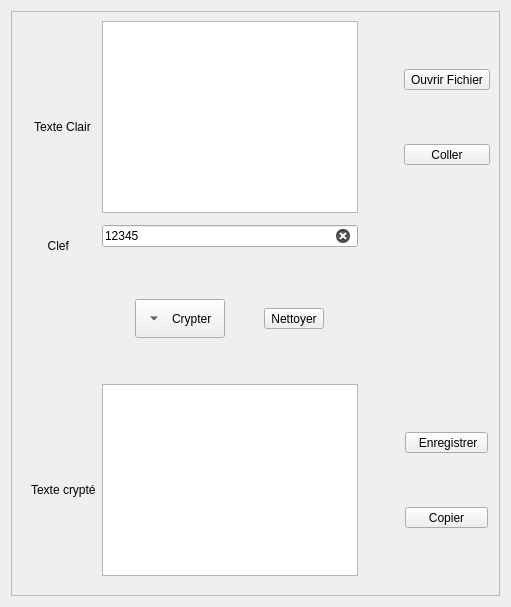
      <widget class="QWidget" name="tab_3">
       <attribute name="icon">
        <iconset resource="1.qrc">
         <normaloff>:/images/images/che.png</normaloff>:/images/images/che.png</iconset>
       </attribute>
       <attribute name="title">
        <string/>
       </attribute>
       <layout class="QVBoxLayout" name="verticalLayout_5">
        <item>
         <widget class="QFrame" name="frame_3">
          <property name="frameShape">
           <enum>QFrame::StyledPanel</enum>
          </property>
          <property name="frameShadow">
           <enum>QFrame::Plain</enum>
          </property>
          <property name="lineWidth">
           <number>3</number>
          </property>
          <property name="midLineWidth">
           <number>3</number>
          </property>
          <layout class="QVBoxLayout" name="verticalLayout_4">
           <property name="sizeConstraint">
            <enum>QLayout::SetDefaultConstraint</enum>
           </property>
           <item>
            <layout class="QGridLayout" name="gridLayout_17">
             <property name="leftMargin">
              <number>10</number>
             </property>
             <item row="0" column="0">
              <layout class="QGridLayout" name="gridLayout_18">
               <item row="2" column="0">
                <widget class="QLabel" name="label_13">
                 <property name="text">
                  <string> Texte Clair</string>
                 </property>
                </widget>
               </item>
               <item row="3" column="0">
                <spacer name="verticalSpacer_13">
                 <property name="orientation">
                  <enum>Qt::Vertical</enum>
                 </property>
                 <property name="sizeHint" stdset="0">
                  <size>
                   <width>20</width>
                   <height>40</height>
                  </size>
                 </property>
                </spacer>
               </item>
               <item row="0" column="0">
                <spacer name="verticalSpacer_14">
                 <property name="orientation">
                  <enum>Qt::Vertical</enum>
                 </property>
                 <property name="sizeHint" stdset="0">
                  <size>
                   <width>20</width>
                   <height>40</height>
                  </size>
                 </property>
                </spacer>
               </item>
               <item row="1" column="0">
                <widget class="QLabel" name="label_14">
                 <property name="text">
                  <string/>
                 </property>
                 <property name="pixmap">
                  <pixmap resource="1.qrc">:/images/images/text-plain-icon.png</pixmap>
                 </property>
                </widget>
               </item>
              </layout>
             </item>
             <item row="6" column="3">
              <layout class="QGridLayout" name="gridLayout_19">
               <item row="0" column="0">
                <widget class="QToolButton" name="toolButton_15">
                 <property name="text">
                  <string>  Enregistrer </string>
                 </property>
                 <property name="icon">
                  <iconset resource="1.qrc">
                   <normaloff>:/images/images/Save-icon.png</normaloff>:/images/images/Save-icon.png</iconset>
                 </property>
                 <property name="iconSize">
                  <size>
                   <width>48</width>
                   <height>48</height>
                  </size>
                 </property>
                 <property name="toolButtonStyle">
                  <enum>Qt::ToolButtonTextUnderIcon</enum>
                 </property>
                </widget>
               </item>
               <item row="1" column="0">
                <widget class="QToolButton" name="toolButton_16">
                 <property name="text">
                  <string>     Copier     </string>
                 </property>
                 <property name="icon">
                  <iconset resource="1.qrc">
                   <normaloff>:/images/images/copy-icon.png</normaloff>:/images/images/copy-icon.png</iconset>
                 </property>
                 <property name="iconSize">
                  <size>
                   <width>48</width>
                   <height>48</height>
                  </size>
                 </property>
                 <property name="toolButtonStyle">
                  <enum>Qt::ToolButtonTextUnderIcon</enum>
                 </property>
                </widget>
               </item>
              </layout>
             </item>
             <item row="4" column="1">
              <layout class="QGridLayout" name="gridLayout_20">
               <property name="leftMargin">
                <number>0</number>
               </property>
               <property name="topMargin">
                <number>0</number>
               </property>
               <item row="0" column="1">
                <widget class="QToolButton" name="toolButton_18">
                 <property name="text">
                  <string>Nettoyer</string>
                 </property>
                 <property name="icon">
                  <iconset resource="1.qrc">
                   <normaloff>:/images/images/Actions-edit-clear-icon.png</normaloff>:/images/images/Actions-edit-clear-icon.png</iconset>
                 </property>
                 <property name="iconSize">
                  <size>
                   <width>32</width>
                   <height>32</height>
                  </size>
                 </property>
                 <property name="toolButtonStyle">
                  <enum>Qt::ToolButtonTextBesideIcon</enum>
                 </property>
                </widget>
               </item>
               <item row="0" column="0">
                <widget class="QToolButton" name="toolButton_17">
                 <property name="text">
                  <string>Crypter</string>
                 </property>
                 <property name="iconSize">
                  <size>
                   <width>32</width>
                   <height>32</height>
                  </size>
                 </property>
                 <property name="toolButtonStyle">
                  <enum>Qt::ToolButtonTextBesideIcon</enum>
                 </property>
                 <property name="arrowType">
                  <enum>Qt::DownArrow</enum>
                 </property>
                </widget>
               </item>
              </layout>
             </item>
             <item row="0" column="3">
              <layout class="QGridLayout" name="gridLayout_21">
               <item row="0" column="0">
                <widget class="QToolButton" name="toolButton_20">
                 <property name="sizePolicy">
                  <sizepolicy hsizetype="Maximum" vsizetype="Maximum">
                   <horstretch>0</horstretch>
                   <verstretch>60</verstretch>
                  </sizepolicy>
                 </property>
                 <property name="text">
                  <string>Ouvrir Fichier</string>
                 </property>
                 <property name="icon">
                  <iconset resource="1.qrc">
                   <normaloff>:/images/images/open-file-icon.png</normaloff>:/images/images/open-file-icon.png</iconset>
                 </property>
                 <property name="iconSize">
                  <size>
                   <width>48</width>
                   <height>48</height>
                  </size>
                 </property>
                 <property name="toolButtonStyle">
                  <enum>Qt::ToolButtonTextUnderIcon</enum>
                 </property>
                 <property name="autoRaise">
                  <bool>false</bool>
                 </property>
                 <property name="arrowType">
                  <enum>Qt::NoArrow</enum>
                 </property>
                </widget>
               </item>
               <item row="1" column="0">
                <widget class="QToolButton" name="toolButton_21">
                 <property name="text">
                  <string>      Coller      </string>
                 </property>
                 <property name="icon">
                  <iconset resource="1.qrc">
                   <normaloff>:/images/images/paste.png</normaloff>:/images/images/paste.png</iconset>
                 </property>
                 <property name="iconSize">
                  <size>
                   <width>48</width>
                   <height>48</height>
                  </size>
                 </property>
                 <property name="toolButtonStyle">
                  <enum>Qt::ToolButtonTextUnderIcon</enum>
                 </property>
                </widget>
               </item>
              </layout>
             </item>
             <item row="7" column="1">
              <layout class="QGridLayout" name="gridLayout_22">
               <property name="leftMargin">
                <number>10</number>
               </property>
               <property name="topMargin">
                <number>10</number>
               </property>
              </layout>
             </item>
             <item row="2" column="1">
              <widget class="QLineEdit" name="lineEdit_3">
               <property name="toolTip">
                <string>&lt;html&gt;&lt;head/&gt;&lt;body&gt;&lt;p&gt;&lt;span style=&quot; font-size:12pt;&quot;&gt;Vous pourriez modifier cette valeur avec un entier de 5 chiffres&lt;/span&gt;&lt;/p&gt;&lt;/body&gt;&lt;/html&gt;</string>
               </property>
               <property name="inputMask">
                <string/>
               </property>
               <property name="text">
                <string>12345</string>
               </property>
               <property name="cursorMoveStyle">
                <enum>Qt::VisualMoveStyle</enum>
               </property>
               <property name="clearButtonEnabled">
                <bool>true</bool>
               </property>
              </widget>
             </item>
             <item row="6" column="1">
              <widget class="QPlainTextEdit" name="plainTextEdit_3">
               <property name="font">
                <font>
                 <pointsize>12</pointsize>
                </font>
               </property>
              </widget>
             </item>
             <item row="3" column="1">
              <spacer name="verticalSpacer_15">
               <property name="orientation">
                <enum>Qt::Vertical</enum>
               </property>
               <property name="sizeHint" stdset="0">
                <size>
                 <width>20</width>
                 <height>40</height>
                </size>
               </property>
              </spacer>
             </item>
             <item row="0" column="1">
              <widget class="QTextEdit" name="textEdit_3">
               <property name="font">
                <font>
                 <pointsize>12</pointsize>
                </font>
               </property>
              </widget>
             </item>
             <item row="5" column="1">
              <spacer name="verticalSpacer_16">
               <property name="orientation">
                <enum>Qt::Vertical</enum>
               </property>
               <property name="sizeHint" stdset="0">
                <size>
                 <width>20</width>
                 <height>40</height>
                </size>
               </property>
              </spacer>
             </item>
             <item row="0" column="2">
              <spacer name="horizontalSpacer_4">
               <property name="orientation">
                <enum>Qt::Horizontal</enum>
               </property>
               <property name="sizeType">
                <enum>QSizePolicy::Minimum</enum>
               </property>
               <property name="sizeHint" stdset="0">
                <size>
                 <width>40</width>
                 <height>20</height>
                </size>
               </property>
              </spacer>
             </item>
             <item row="2" column="0">
              <layout class="QGridLayout" name="gridLayout_23">
               <item row="0" column="0">
                <widget class="QLabel" name="label_15">
                 <property name="text">
                  <string/>
                 </property>
                 <property name="pixmap">
                  <pixmap resource="1.qrc">:/images/images/logo_axcrypt.png</pixmap>
                 </property>
                </widget>
               </item>
               <item row="1" column="0">
                <widget class="QLabel" name="label_16">
                 <property name="text">
                  <string>     Clef</string>
                 </property>
                </widget>
               </item>
              </layout>
             </item>
             <item row="6" column="0">
              <layout class="QGridLayout" name="gridLayout_24">
               <item row="1" column="0">
                <widget class="QLabel" name="label_17">
                 <property name="text">
                  <string/>
                 </property>
                 <property name="pixmap">
                  <pixmap resource="1.qrc">:/images/images/document_encrypted_gold.png</pixmap>
                 </property>
                </widget>
               </item>
               <item row="3" column="0">
                <spacer name="verticalSpacer_17">
                 <property name="orientation">
                  <enum>Qt::Vertical</enum>
                 </property>
                 <property name="sizeHint" stdset="0">
                  <size>
                   <width>20</width>
                   <height>40</height>
                  </size>
                 </property>
                </spacer>
               </item>
               <item row="2" column="0">
                <widget class="QLabel" name="label_18">
                 <property name="text">
                  <string>Texte crypté</string>
                 </property>
                </widget>
               </item>
               <item row="0" column="0">
                <spacer name="verticalSpacer_18">
                 <property name="orientation">
                  <enum>Qt::Vertical</enum>
                 </property>
                 <property name="sizeHint" stdset="0">
                  <size>
                   <width>20</width>
                   <height>40</height>
                  </size>
                 </property>
                </spacer>
               </item>
              </layout>
             </item>
            </layout>
           </item>
          </layout>
         </widget>
        </item>
       </layout>
      </widget>
